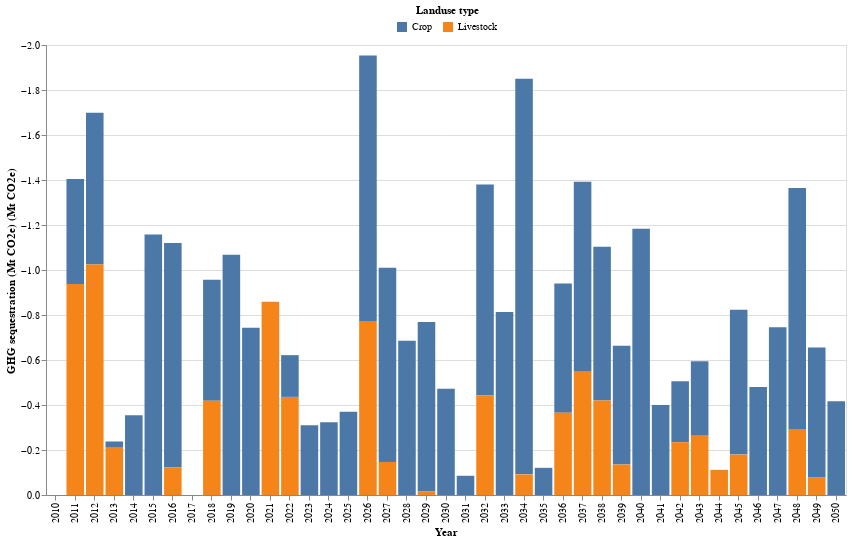

Notebook cell for this chart:
### Markdown cell above
#### 2-1) Sequestrations by Crop/Lvstk -- stack column

### Code cell
# get the df and plot
GHG_non_ag_crop_lvstk_df,GHG_non_ag_crop_lvstk_plot = non_ag_lucc_GHG.plot_GHG_crop_lvstk()
GHG_non_ag_crop_lvstk_plot

### Figure 1 — Vega-Lite specification as saved in the notebook (floating-point values rounded to 4 significant figures)
{"config": {"view": {"continuousWidth": 300, "continuousHeight": 300}}, "layer": [{"mark": {"type": "bar"}, "encoding": {"color": {"field": "Land use category", "legend": {"direction": "horizontal", "legendX": 350, "legendY": -40, "orient": "none", "title": "Landuse type", "titleAnchor": "middle"}, "type": "nominal"}, "tooltip": [{"field": "Land use category", "title": "Landuse type", "type": "ordinal"}, {"field": "Quantity (Mt CO2e)", "title": "GHG sequestration (Mt CO2e)", "type": "quantitative"}], "x": {"axis": {"labelAngle": -90, "title": "Year"}, "field": "Year", "type": "ordinal"}, "y": {"field": "Quantity (Mt CO2e)", "scale": {"reverse": true}, "title": "GHG sequestration (Mt CO2e) (Mt CO2e)", "type": "quantitative"}}}], "data": {"name": "data-47d1a79c14b2e79fb8aee9840979fcfe"}, "height": 450, "width": 800, "$schema": "https://vega.github.io/schema/vega-lite/v5.15.1.json", "datasets": {"data-47d1a79c14b2e79fb8aee9840979fcfe": [{"Year": 2010, "Land use category": "Crop", "Quantity (Mt CO2e)": 0.0}, {"Year": 2010, "Land use category": "Livestock", "Quantity (Mt CO2e)": 0.0}, {"Year": 2011, "Land use category": "Crop", "Quantity (Mt CO2e)": -0.4665}, {"Year": 2011, "Land use category": "Livestock", "Quantity (Mt CO2e)": -0.938}, {"Year": 2012, "Land use category": "Crop", "Quantity (Mt CO2e)": -0.6746}, {"Year": 2012, "Land use category": "Livestock", "Quantity (Mt CO2e)": -1.024}, {"Year": 2013, "Land use category": "Crop", "Quantity (Mt CO2e)": -0.02779}, {"Year": 2013, "Land use category": "Livestock", "Quantity (Mt CO2e)": -0.2101}, {"Year": 2014, "Land use category": "Crop", "Quantity (Mt CO2e)": -0.3547}, {"Year": 2014, "Land use category": "Livestock", "Quantity (Mt CO2e)": 0.0}, {"Year": 2015, "Land use category": "Crop", "Quantity (Mt CO2e)": -1.158}, {"Year": 2015, "Land use category": "Livestock", "Quantity (Mt CO2e)": 0.0}, {"Year": 2016, "Land use category": "Crop", "Quantity (Mt CO2e)": -0.9965}, {"Year": 2016, "Land use category": "Livestock", "Quantity (Mt CO2e)": -0.1232}, {"Year": 2017, "Land use category": "Crop", "Quantity (Mt CO2e)": 0.0}, {"Year": 2017, "Land use category": "Livestock", "Quantity (Mt CO2e)": 0.0}, {"Year": 2018, "Land use category": "Crop", "Quantity (Mt CO2e)": -0.5375}, {"Year": 2018, "Land use category": "Livestock", "Quantity (Mt CO2e)": -0.4193}, {"Year": 2019, "Land use category": "Crop", "Quantity (Mt CO2e)": -1.068}, {"Year": 2019, "Land use category": "Livestock", "Quantity (Mt CO2e)": 0.0}, {"Year": 2020, "Land use category": "Crop", "Quantity (Mt CO2e)": -0.7438}, {"Year": 2020, "Land use category": "Livestock", "Quantity (Mt CO2e)": 0.0}, {"Year": 2021, "Land use category": "Crop", "Quantity (Mt CO2e)": 0.0}, {"Year": 2021, "Land use category": "Livestock", "Quantity (Mt CO2e)": -0.8591}, {"Year": 2022, "Land use category": "Crop", "Quantity (Mt CO2e)": -0.1855}, {"Year": 2022, "Land use category": "Livestock", "Quantity (Mt CO2e)": -0.4361}, {"Year": 2023, "Land use category": "Crop", "Quantity (Mt CO2e)": -0.3098}, {"Year": 2023, "Land use category": "Livestock", "Quantity (Mt CO2e)": 0.0}, {"Year": 2024, "Land use category": "Crop", "Quantity (Mt CO2e)": -0.3232}, {"Year": 2024, "Land use category": "Livestock", "Quantity (Mt CO2e)": 0.0}, {"Year": 2025, "Land use category": "Crop", "Quantity (Mt CO2e)": -0.3695}, {"Year": 2025, "Land use category": "Livestock", "Quantity (Mt CO2e)": 0.0}, {"Year": 2026, "Land use category": "Crop", "Quantity (Mt CO2e)": -1.18}, {"Year": 2026, "Land use category": "Livestock", "Quantity (Mt CO2e)": -0.7738}, {"Year": 2027, "Land use category": "Crop", "Quantity (Mt CO2e)": -0.8632}, {"Year": 2027, "Land use category": "Livestock", "Quantity (Mt CO2e)": -0.147}, {"Year": 2028, "Land use category": "Crop", "Quantity (Mt CO2e)": -0.6859}, {"Year": 2028, "Land use category": "Livestock", "Quantity (Mt CO2e)": 0.0}, {"Year": 2029, "Land use category": "Crop", "Quantity (Mt CO2e)": -0.7529}, {"Year": 2029, "Land use category": "Livestock", "Quantity (Mt CO2e)": -0.01559}, {"Year": 2030, "Land use category": "Crop", "Quantity (Mt CO2e)": -0.4723}, {"Year": 2030, "Land use category": "Livestock", "Quantity (Mt CO2e)": 0.0}, {"Year": 2031, "Land use category": "Crop", "Quantity (Mt CO2e)": -0.08551}, {"Year": 2031, "Land use category": "Livestock", "Quantity (Mt CO2e)": 0.0}, {"Year": 2032, "Land use category": "Crop", "Quantity (Mt CO2e)": -0.9367}, {"Year": 2032, "Land use category": "Livestock", "Quantity (Mt CO2e)": -0.443}, {"Year": 2033, "Land use category": "Crop", "Quantity (Mt CO2e)": -0.8132}, {"Year": 2033, "Land use category": "Livestock", "Quantity (Mt CO2e)": 0.0}, {"Year": 2034, "Land use category": "Crop", "Quantity (Mt CO2e)": -1.758}, {"Year": 2034, "Land use category": "Livestock", "Quantity (Mt CO2e)": -0.09175}, {"Year": 2035, "Land use category": "Crop", "Quantity (Mt CO2e)": -0.1208}, {"Year": 2035, "Land use category": "Livestock", "Quantity (Mt CO2e)": 0.0}, {"Year": 2036, "Land use category": "Crop", "Quantity (Mt CO2e)": -0.5743}, {"Year": 2036, "Land use category": "Livestock", "Quantity (Mt CO2e)": -0.3652}, {"Year": 2037, "Land use category": "Crop", "Quantity (Mt CO2e)": -0.845}, {"Year": 2037, "Land use category": "Livestock", "Quantity (Mt CO2e)": -0.5477}, {"Year": 2038, "Land use category": "Crop", "Quantity (Mt CO2e)": -0.6837}, {"Year": 2038, "Land use category": "Livestock", "Quantity (Mt CO2e)": -0.42}, {"Year": 2039, "Land use category": "Crop", "Quantity (Mt CO2e)": -0.5286}, {"Year": 2039, "Land use category": "Livestock", "Quantity (Mt CO2e)": -0.1351}, {"Year": 2040, "Land use category": "Crop", "Quantity (Mt CO2e)": -1.183}, {"Year": 2040, "Land use category": "Livestock", "Quantity (Mt CO2e)": 0.0}, {"Year": 2041, "Land use category": "Crop", "Quantity (Mt CO2e)": -0.4003}, {"Year": 2041, "Land use category": "Livestock", "Quantity (Mt CO2e)": 0.0}, {"Year": 2042, "Land use category": "Crop", "Quantity (Mt CO2e)": -0.2712}, {"Year": 2042, "Land use category": "Livestock", "Quantity (Mt CO2e)": -0.2345}, {"Year": 2043, "Land use category": "Crop", "Quantity (Mt CO2e)": -0.3316}, {"Year": 2043, "Land use category": "Livestock", "Quantity (Mt CO2e)": -0.2632}, {"Year": 2044, "Land use category": "Crop", "Quantity (Mt CO2e)": 0.0}, {"Year": 2044, "Land use category": "Livestock", "Quantity (Mt CO2e)": -0.1118}, {"Year": 2045, "Land use category": "Crop", "Quantity (Mt CO2e)": -0.6438}, {"Year": 2045, "Land use category": "Livestock", "Quantity (Mt CO2e)": -0.1795}, {"Year": 2046, "Land use category": "Crop", "Quantity (Mt CO2e)": -0.48}, {"Year": 2046, "Land use category": "Livestock", "Quantity (Mt CO2e)": 0.0}, {"Year": 2047, "Land use category": "Crop", "Quantity (Mt CO2e)": -0.7452}, {"Year": 2047, "Land use category": "Livestock", "Quantity (Mt CO2e)": 0.0}, {"Year": 2048, "Land use category": "Crop", "Quantity (Mt CO2e)": -1.072}, {"Year": 2048, "Land use category": "Livestock", "Quantity (Mt CO2e)": -0.293}, {"Year": 2049, "Land use category": "Crop", "Quantity (Mt CO2e)": -0.5756}, {"Year": 2049, "Land use category": "Livestock", "Quantity (Mt CO2e)": -0.07938}, {"Year": 2050, "Land use category": "Crop", "Quantity (Mt CO2e)": -0.4166}, {"Year": 2050, "Land use category": "Livestock", "Quantity (Mt CO2e)": 0.0}]}}
